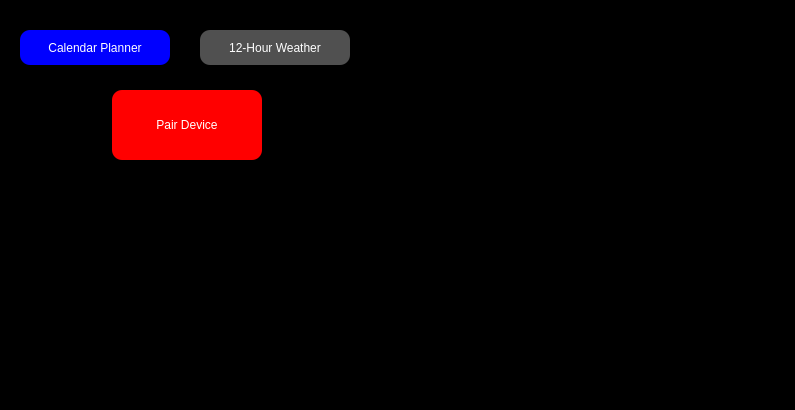
<?xml version="1.0" encoding="UTF-8"?>
<ui version="4.0">

 <class>MainWindow</class>
 <widget class="QWidget" name="MainWindow">
  <property name="geometry">
   <rect>
    <x>100</x>
    <y>100</y>
    <width>795</width>
    <height>410</height>
   </rect>
  </property>
  <property name="windowTitle">
   <string>Main Window</string>
  </property>
  <property name="styleSheet">
    <string notr="true">border-radius:10px;
background-color: #000000;
</string>
   </property>

 <widget class="QPushButton" name="calBtn">
   <property name="geometry">
    <rect>
     <x>20</x>
     <y>30</y>
     <width>150</width>
     <height>35</height>
    </rect>
   </property>
   <property name="styleSheet">
    <string notr="true">border-radius:10px;
background-color: #0000FF;
color:white;
</string>
   </property>
   <property name="text">
    <string>Calendar Planner</string>
   </property>
  </widget>

  <widget class="QPushButton" name="wthrBtn">
   <property name="geometry">
    <rect>
     <x>200</x>
     <y>30</y>
     <width>150</width>
     <height>35</height>
    </rect>
   </property>
   <property name="styleSheet">
    <string notr="true">border-radius:10px;
background-color: #505050;
color:white;
</string>
   </property>
   <property name="text">
    <string>12-Hour Weather</string>
   </property>
  </widget>

 <widget class="QPushButton" name="pairBtn">
   <property name="geometry">
    <rect>
     <x>112</x>
     <y>90</y>
     <width>150</width>
     <height>70</height>
    </rect>
   </property>
   <property name="styleSheet">
    <string notr="true">border-radius:10px;
background-color: #FF0000;
color:white;
</string>
   </property>
   <property name="text">
    <string>Pair Device</string>
   </property>
  </widget>

 </widget>

 <resources/>
 <connections/>
</ui>
